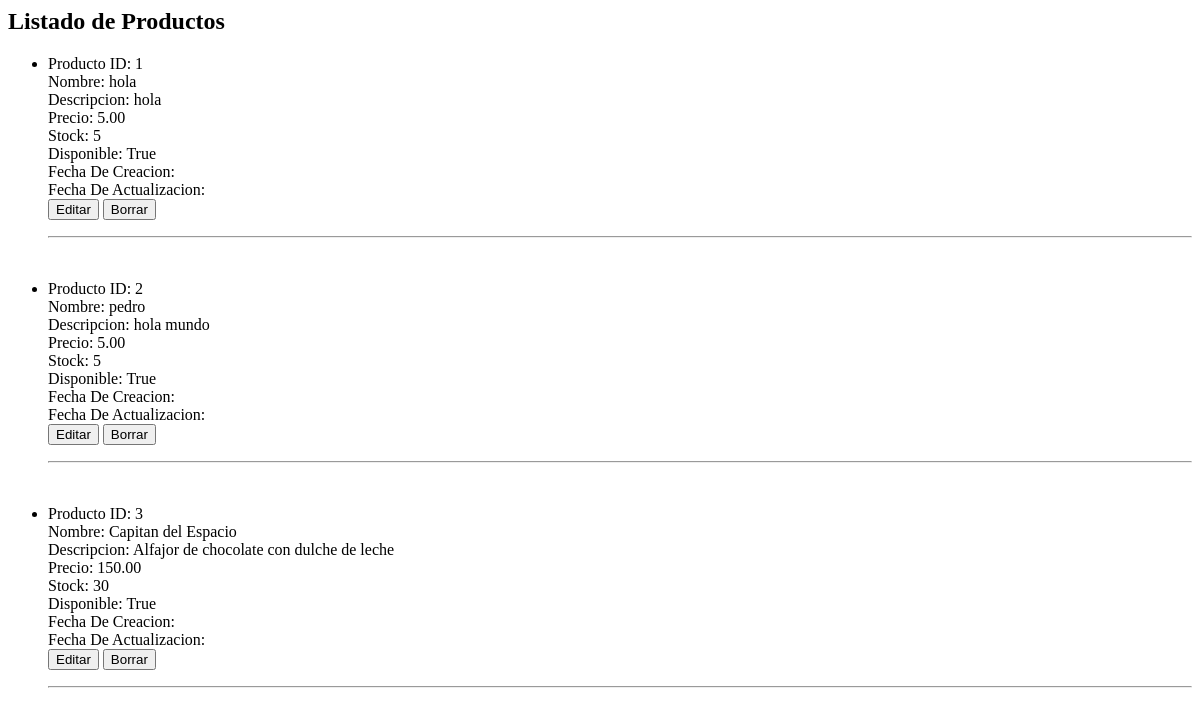
/listarProducto, run on an earlier commit of the app's database.
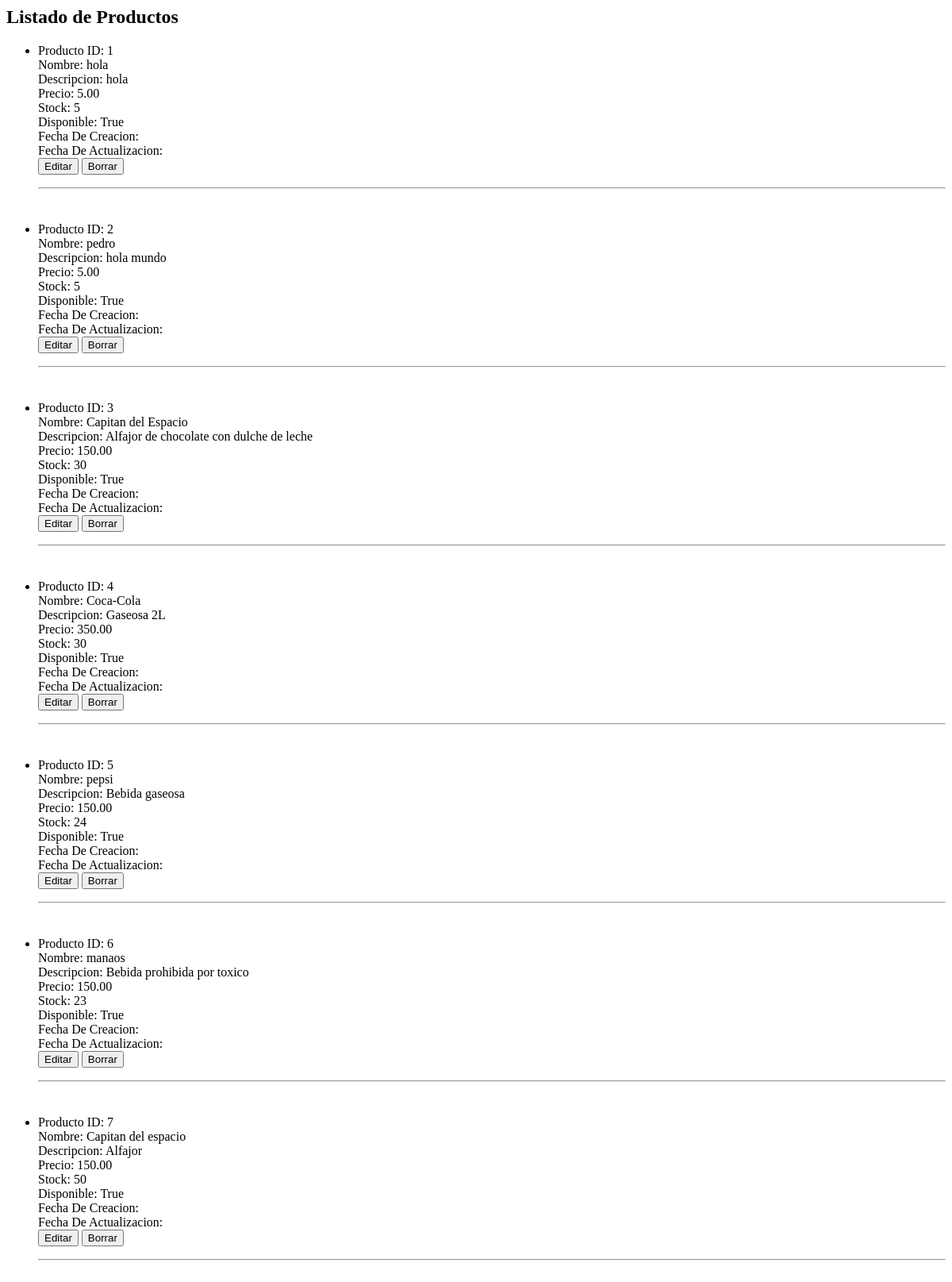
And on a later commit of the database.
### Productos/models.py (models this page shows, shortened)
class Producto(models.Model):
    nombre = models.CharField(max_length=100)
    descripcion = models.TextField()
    precio = models.DecimalField(max_digits=8, decimal_places=2)
    stock = models.PositiveIntegerField()
    fecha_creacion = models.DateTimeField(auto_now_add=True)
    fecha_actualizacion = models.DateTimeField(auto_now=True)
    disponible = models.BooleanField(default=True)

### Productos/views.py (the view)
# urls.py: path('listarProducto', views.listarProductos, name='listarProducto'),
def listarProductos(request):
    productos = Producto.objects.all()  #Nos permite acceso al ORM y nos devuelve todos los objetos
    print(type(productos))
    contexto = {
        'productos': productos,
        'titulo': 'Listado de Productos'
    }
    return render(request, 'Productos/lista.html', contexto)

### Productos/templates/Productos/lista.html
<h2>{{titulo}}</h2>
<ul>
    {%for prod in productos%}
        <li>
            <p>
                Producto ID: {{prod.id}}<br>
                Nombre: {{prod.nombre}}<br>
                Descripcion: {{prod.descripcion}}<br>
                Precio: {{prod.precio}}<br>
                Stock: {{prod.stock}}<br>
                Disponible: {{prod.disponible}}<br>
                Fecha De Creacion: {{producto.fecha_creacion}}<br>
                Fecha De Actualizacion: {{producto.fecha_actualizacion}}<br>
                <a href=" {% url 'editarProducto' prod.id %} ">
                <button>Editar</button></a>
                <a href=" {% url 'borrarProducto' prod.id %} ">
                <button>Borrar</button></a>
            </p>
        </li>
        <hr>
        <br>
    {%endfor%}

What changed in the data, as far as the page shows it:
added Producto: id "4", nombre "Coca-Cola", descripcion "Gaseosa 2L", precio "350.00", stock "30", disponible "True"
added Producto: id "5", nombre "pepsi", descripcion "Bebida gaseosa", precio "150.00", stock "24", disponible "True"
added Producto: id "6", nombre "manaos", descripcion "Bebida prohibida por toxico", precio "150.00", stock "23", disponible "True"
added Producto: id "7", nombre "Capitan del espacio", descripcion "Alfajor", precio "150.00", stock "50", disponible "True"
